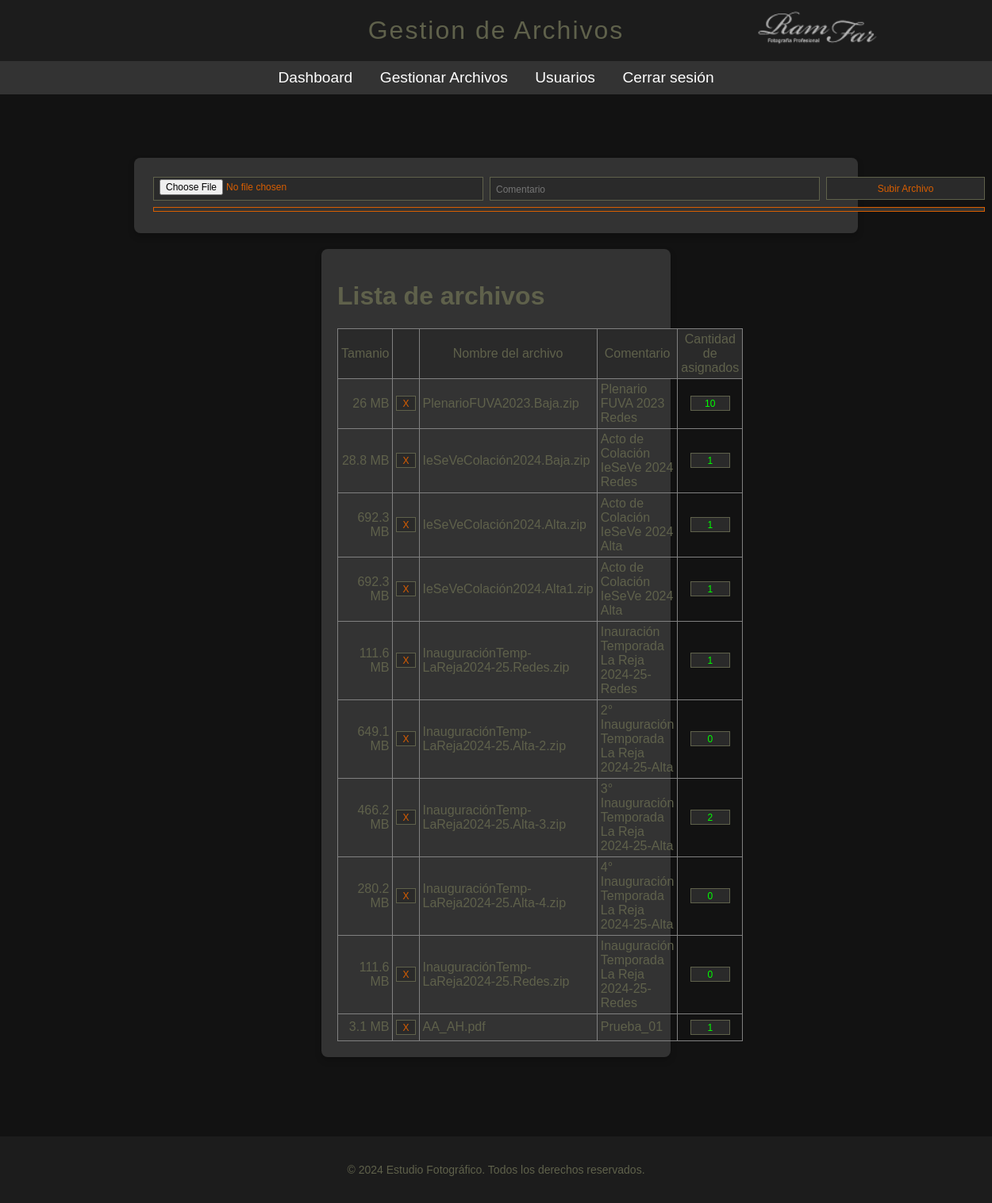
The app's page /app/views/manageFiles.php (signed in) with its own data.
### tables this page shows
CREATE TABLE `files` (
  `file_id` int(11) NOT NULL AUTO_INCREMENT,
  `name` varchar(256) DEFAULT NULL,
  `Type` varchar(40) DEFAULT NULL,
  `size` mediumtext DEFAULT NULL,
  `content` longblob NOT NULL,
  `cliente` varchar(20) DEFAULT NULL,
  `coment` varchar(256) DEFAULT NULL,
  `date` timestamp NOT NULL DEFAULT current_timestamp(),
  `active` varchar(20) DEFAULT NULL,
  PRIMARY KEY (`file_id`),
  KEY `file_id` (`file_id`)
);

### app/views/manageFiles.php (the view, shortened to what this page needs)
<?php
include '../config/db.php';
function _format_bytes($a_bytes)
{
    if ($a_bytes < 1024)
    {
        return $a_bytes .'  B';
    }
    elseif ($a_bytes < 1048576)
    {
        return round($a_bytes / 1024, 1) .'  KB';
    }
    elseif ($a_bytes < 1073741824)
    {
        return round($a_bytes / 1048576, 1) . ' MB';
    }
}
$sql = "
    SELECT
        files.file_id,
        files.name,
        files.coment,
        files.size,
        COUNT(user_files.user_id) AS assigned_users_count
    FROM
        files
    LEFT JOIN
        user_files ON files.file_id = user_files.file_id
    GROUP BY
        files.file_id, files.name, files.coment, files.size
";
$stmt = $pdo->query($sql);
$files = $stmt->fetchAll(PDO::FETCH_ASSOC);
?>
<!DOCTYPE html>
<html lang="es">
<head>
    <link rel="stylesheet" href="../assets/css/style.css">
</head>
<body>
    <header>
        <img src="../images/Firma.png" alt="Logo" class="logo">
        Gestion de Archivos
    </header>
    <nav>
        <a href="adminDashboard.php">Dashboard</a>
        <a href="./manageFiles.php">Gestionar Archivos</a>
        <a href="./manageUsers.php">Usuarios</a>
	<a href="../logout.php">Cerrar sesión</a>
    </nav>
    <div class="container">
        <div class="card-addUser">
            <table border="0" width="100%">
                <tr>
                    <td align="left">
                        <form id="uploadForm" method="POST" enctype="multipart/form-data">
                            <input type="file" name="file" id="fileInput" required style="color: #d95e00; font-family: arial; font-size: 12px; border-color: #5F614B; padding: 2px 7px 1px 7px; border-width: 1px; background-color: #2a2a2a; border-style: solid; width: 400px; height: 25px ">
                    </td>
                    <td align="center">
                            <input type="text" name="coment" id="comentInput" placeholder="Comentario" required style="color: #d95e00; font-family: arial; font-size: 12px; border-color: #5F614B; padding: 2px 7px 1px 7px; border-width: 1px; background-color: #2a2a2a; border-style: solid; width: 400px; height: 25px ">
                    </td>
                    <td align="right">
                            <button type="button" id="uploadButton" class="btn" style="color: #d95e00; font-family: arial; font-size: 12px; border-color: #5F614B; padding: 2px 7px 1px 7px; border-width: 1px; background-color: #2a2a2a; border-style: solid; width: 200px; height: 29px ">Subir Archivo </button>
                    </td>
                </tr>
                <tr>
                    <td colspan="3">
                        <div class="progress-container">
                        </div>
                    </td>
                </tr>
            </table>
        </div>
        <div class="card-List">
            <h1>Lista de archivos</h1>
            <table width=100% class="table" border=1 cellpadding=4>
                <thead>
                    <tr bgcolor='#2a2a2a'>
                        <td align='center' style='height: 35px; vertical-align: middle;'>Tamanio</td>
                        <td align='center' style='height: 35px; vertical-align: middle;'></td>
                        <td align="center" style='height: 35px; vertical-align: middle;'>Nombre del archivo</td>
                        <td align="center" style='height: 35px; vertical-align: middle;'>Comentario</td>
                        <td align='center' style='height: 35px; vertical-align: middle;'>Cantidad de asignados</td>
                    </tr>
                </thead>
                <tbody>
                    <?php foreach ($files as $file): ?>
                        <td align='right' style='height: 25px; vertical-align: middle;'><?php echo _format_bytes($file['size']); ?></td>
                            <form name="deletes" action="deleteFile.php" method="post">
                                <td align="center" style='height: 25px; vertical-align: middle;'>
                                    <input name="delete" type="submit" value="X" style="color: #d95e00; font-family: arial; font-size: 12px; border-color: #5F614B; padding: 2px 7px 1px 7px; border-width: 1px; background-color: #2a2a2a; border-style: solid;">
                                </td>
                            </form>
                            <td style='height: 25px; vertical-align: middle;'><?php echo htmlspecialchars($file['name']); ?></td>
                            <td style='height: 25px; vertical-align: middle;'><?php echo htmlspecialchars($file['coment']); ?></td>
                            <form name="deletes" action="manageAssignments.php" method="post">
                                <td align="center" style='height: 25px; vertical-align: middle;'>
                                    <input name="delete" type="submit" value="<?php echo htmlspecialchars($file['assigned_users_count']); ?>" style="color: #00FF00; font-family: arial; font-size: 12px; border-color: #5F614B; padding: 2px 7px 1px 7px; border-width: 1px; background-color: #2a2a2a; border-style: solid; width: 50px ">
                                </td>
                            </form>
                    <?php endforeach; ?>
                </tbody>
            </table>
        </div>
    </div>
    <footer>
        <p>&copy; 2024 Estudio Fotográfico. Todos los derechos reservados.</p>
    </footer>
</body>
</html>

### app/assets/css/style.css (style rules this page uses)
body { font-family: Arial, sans-serif; background-color: #121212; color: #5F614B; margin: 0; padding: 0; }
header { background-color: #1c1c1c; padding: 20px; text-align: center; font-size: 2em; position: relative; letter-spacing: 2px; }
header .logo { position: absolute; top: 45%; right: 130px; transform: translateY(-50%); height: 60px; }
nav { background-color: #333; padding: 10px; text-align: center; }
nav a { color: #fff; margin: 0 15px; text-decoration: none; font-size: 1.2em; }
.container { padding: 80px; display: flex; flex-wrap: wrap; justify-content: space-around; }
.card-addUser { background-color: #333; width: 80%; height: 55px; margin: 0px 0px 0px 0px; padding: 20px; border-radius: 8px; box-shadow: 0px 4px 8px rgba(0, 0, 0, 0.2); text-align: left; }
.card-List { background-color: #333; width: 400px; height: 100%; margin: 20px; padding: 20px; border-radius: 8px; box-shadow: 0px 4px 8px rgba(0, 0, 0, 0.2); text-align: left; }
footer { text-align: center; padding: 20px; background-color: #1c1c1c; font-size: 14px; }
.progress-container { background: #333; border: 1px solid #d95e00; border-radius: 0px; margin-top: 0px; margin-left: 0px; position: relative; }
table { width: 100%; border-collapse: collapse; }
table td { padding: 4px; vertical-align: top; }

### records on screen
files: size "26 MB", name "PlenarioFUVA2023.Baja.zip", coment "Plenario FUVA 2023 Redes"
files: size "28.8 MB", name "IeSeVeColación2024.Baja.zip", coment "Acto de Colación IeSeVe 2024 Redes"
files: size "692.3 MB", name "IeSeVeColación2024.Alta.zip", coment "Acto de Colación IeSeVe 2024 Alta"
files: size "692.3 MB", name "IeSeVeColación2024.Alta1.zip", coment "Acto de Colación IeSeVe 2024 Alta"
files: size "111.6 MB", name "InauguraciónTemp-LaReja2024-25.Redes.zip", coment "Inauración Temporada La Reja 2024-25-Redes"
files: size "649.1 MB", name "InauguraciónTemp-LaReja2024-25.Alta-2.zip", coment "2° Inauguración Temporada La Reja 2024-25-Alta"
files: size "466.2 MB", name "InauguraciónTemp-LaReja2024-25.Alta-3.zip", coment "3° Inauguración Temporada La Reja 2024-25-Alta"
files: size "280.2 MB", name "InauguraciónTemp-LaReja2024-25.Alta-4.zip", coment "4° Inauguración Temporada La Reja 2024-25-Alta"
files: size "111.6 MB", name "InauguraciónTemp-LaReja2024-25.Redes.zip", coment "Inauguración Temporada La Reja 2024-25-Redes"
files: size "3.1 MB", name "AA_AH.pdf", coment "Prueba_01"
